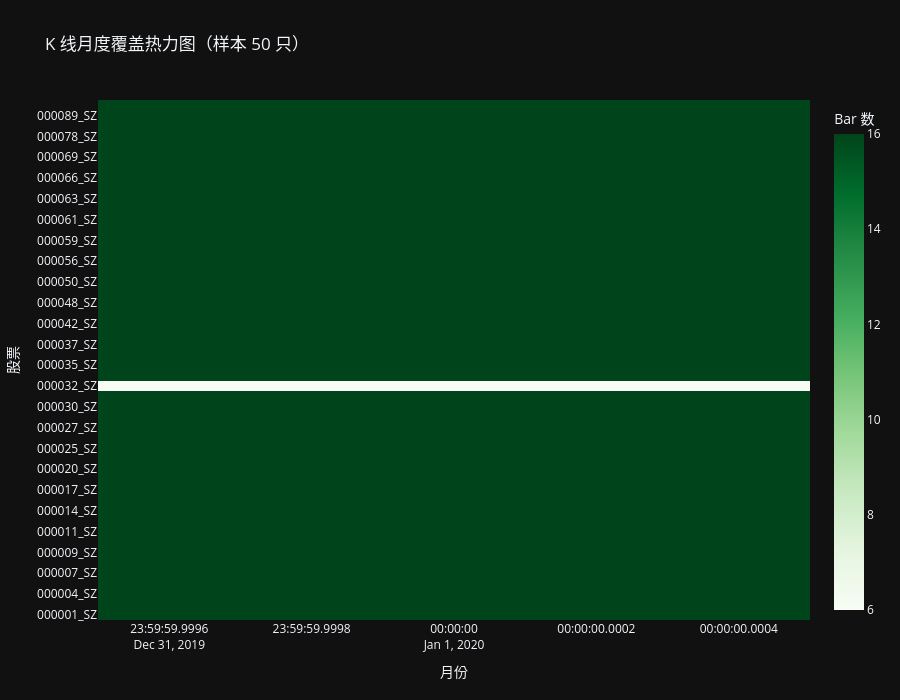

The notebook cell this image was saved under:
### Markdown cell above
## Section 2 — K 线覆盖热力图（月份 × 股票样本）

### Code cell
import plotly.graph_objects as go

kline_dir = DATA_ROOT / 'kline'
if not kline_dir.exists() or kline_n == 0:
    print('⚠ 无 K 线数据，跳过热力图')
else:
    kline_files = sorted(_kline_files())[:50]  # 最多显示50个分片文件
    month_bar_counts = {}
    symbols = []
    for f in kline_files:
        sym = f.stem
        try:
            df = pd.read_parquet(f)
            if 'date' not in df.columns:
                continue
            df['month'] = pd.to_datetime(df['date']).dt.to_period('M').astype(str)
            mc = df.groupby('month').size()
            month_bar_counts[sym] = mc
            symbols.append(sym)
        except Exception:
            pass

    if month_bar_counts:
        all_months = sorted(set().union(*[set(v.index) for v in month_bar_counts.values()]))
        all_months = all_months[-36:]  # 最近3年
        z = []
        for sym in symbols:
            row = [month_bar_counts[sym].get(m, 0) for m in all_months]
            z.append(row)

        fig = go.Figure(go.Heatmap(
            z=z,
            x=all_months,
            y=symbols,
            colorscale='Greens',
            colorbar=dict(title='Bar 数'),
            hoverongaps=False,
        ))
        fig.update_layout(
            title=f'K 线月度覆盖热力图（样本 {len(symbols)} 只）',
            xaxis_title='月份',
            yaxis_title='股票',
            height=max(300, len(symbols) * 12 + 100),
        )
        fig.show()
    else:
        print('无可读取的 K 线数据')

### Figure 1 — Plotly figure (JSON) as saved in the notebook; plotly's stock layout.template omitted (floating-point values rounded to 4 significant figures)
{"data": [{"colorbar": {"title": {"text": "Bar 数"}}, "colorscale": [[0.0, "rgb(247,252,245)"], [0.125, "rgb(229,245,224)"], [0.25, "rgb(199,233,192)"], [0.375, "rgb(161,217,155)"], [0.5, "rgb(116,196,118)"], [0.625, "rgb(65,171,93)"], [0.75, "rgb(35,139,69)"], [0.875, "rgb(0,109,44)"], [1.0, "rgb(0,68,27)"]], "hoverongaps": false, "x": ["2020-01"], "y": ["000001_SZ", "000002_SZ", "000004_SZ", "000006_SZ", "000007_SZ", "000008_SZ", "000009_SZ", "000010_SZ", "000011_SZ", "000012_SZ", "000014_SZ", "000016_SZ", "000017_SZ", "000019_SZ", "000020_SZ", "000021_SZ", "000025_SZ", "000026_SZ", "000027_SZ", "000028_SZ", "000030_SZ", "000031_SZ", "000032_SZ", "000034_SZ", "000035_SZ", "000036_SZ", "000037_SZ", "000039_SZ", "000042_SZ", "000045_SZ", "000048_SZ", "000049_SZ", "000050_SZ", "000055_SZ", "000056_SZ", "000058_SZ", "000059_SZ", "000060_SZ", "000061_SZ", "000062_SZ", "000063_SZ", "000065_SZ", "000066_SZ", "000068_SZ", "000069_SZ", "000070_SZ", "000078_SZ", "000088_SZ", "000089_SZ", "000090_SZ"], "z": [[16], [16], [16], [16], [16], [16], [16], [16], [16], [16], [16], [16], [16], [16], [16], [16], [16], [16], [16], [16], [16], [16], [6], [16], [16], [16], [16], [16], [16], [16], [16], [16], [16], [16], [16], [16], [16], [16], [16], [16], [16], [16], [16], [16], [16], [16], [16], [16], [16], [16]], "type": "heatmap"}], "layout": {"title": {"text": "K 线月度覆盖热力图（样本 50 只）"}, "xaxis": {"title": {"text": "月份"}}, "yaxis": {"title": {"text": "股票"}}, "height": 700}}
